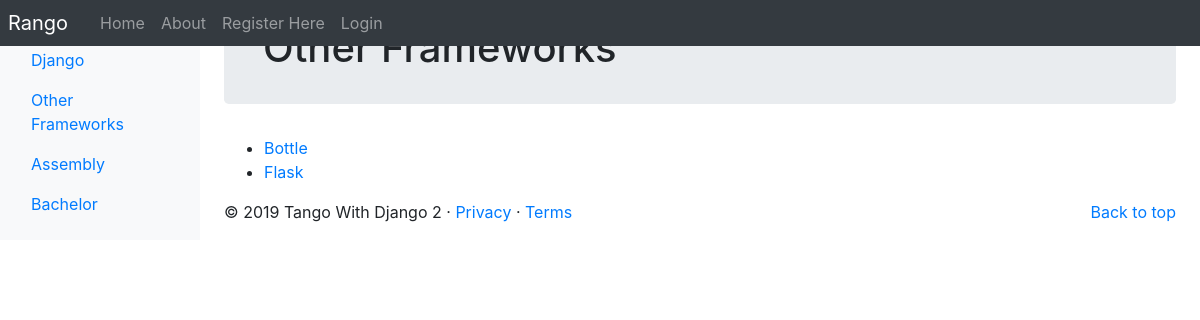
The app's page /rango/category/other-frameworks/ with its own data.
### rango/models.py (models this page shows, shortened)
class Category(models.Model):
    name = models.CharField(max_length=128, unique=True)
    views = models.IntegerField(default=0)
    likes = models.IntegerField(default=0)
    slug = models.SlugField(unique=True,default='SOME_THING')
    class Meta:
        verbose_name_plural = 'Categories'

class Page(models.Model):
    category = models.ForeignKey(Category, on_delete=models.CASCADE)
    title = models.CharField(max_length=128)
    url = models.URLField()
    views = models.IntegerField(default=0)

### rango/views.py (the view)
# urls.py: path('category/<slug:category_name_slug>/', views.show_category,name='show_category'),
def show_category(request,category_name_slug):
    context_dict = {}
    try:
        category = Category.objects.get(slug=category_name_slug)
        pages = Page.objects.filter(category=category)
        context_dict['pages'] = pages
        context_dict['category'] = category
    except Category.DoesNotExist:
        context_dict['category'] =None
        context_dict['pages'] = None
    return render(request,'rango/category.html', context_dict)

### rango/templatetags/rango_template_tags.py (called while the page is built)
@register.inclusion_tag('rango/categories.html')
def get_category_list(current_category=None):
    return {'categories': Category.objects.all(),
            'current_category':current_category}

### templates/rango/category.html (shortened to what this page needs)
{% extends 'rango/base.html' %}
{% load staticfiles %}
{% block body_block %}
    {% if category %}
    <div class="jumbotron p-4">
            <div class="container">
                <h1 class="jumotron-heading">{{ category.name }}</h1>
            </div>
        </div>
        {% if pages %}
            <ul>
            {% for page in pages %}
            <li><a href="{{ page.url }}">{{ page.title }}</a></li>
            {% endfor %}
            </ul>
        {% else %}
            <strong>No pages currently in category.</strong>
        {% endif %}
    {% else %}
        The specified category dose not exist!
    {% endif %}
{% endblock %}

### templates/rango/categories.html (shortened to what this page needs)
<ul class="nav flex-column">
        {% if categories %}
            {% for c in categories %}
                {% if c == current_category %}
                <li class="nav-item"><a class="nav-link active" href="{% url 'rango:show_category' c.slug %}">{{ c.name }}</a></li>
                {% else %}
                <li class="nav-item"><a class="nav-link" href="{% url 'rango:show_category' c.slug %}">{{ c.name }}</a></li>
                {% endif %}
            {% endfor %}
        {% else %}
            <li class="nav-item">There are no categories present.</li>
        {% endif %}
    </ul>

### records on screen
Category: name "Django"
Category: name "Other Frameworks"
Category: name "Assembly"
Category: name "Bachelor"
Page: title "Bottle"
Page: title "Flask"
